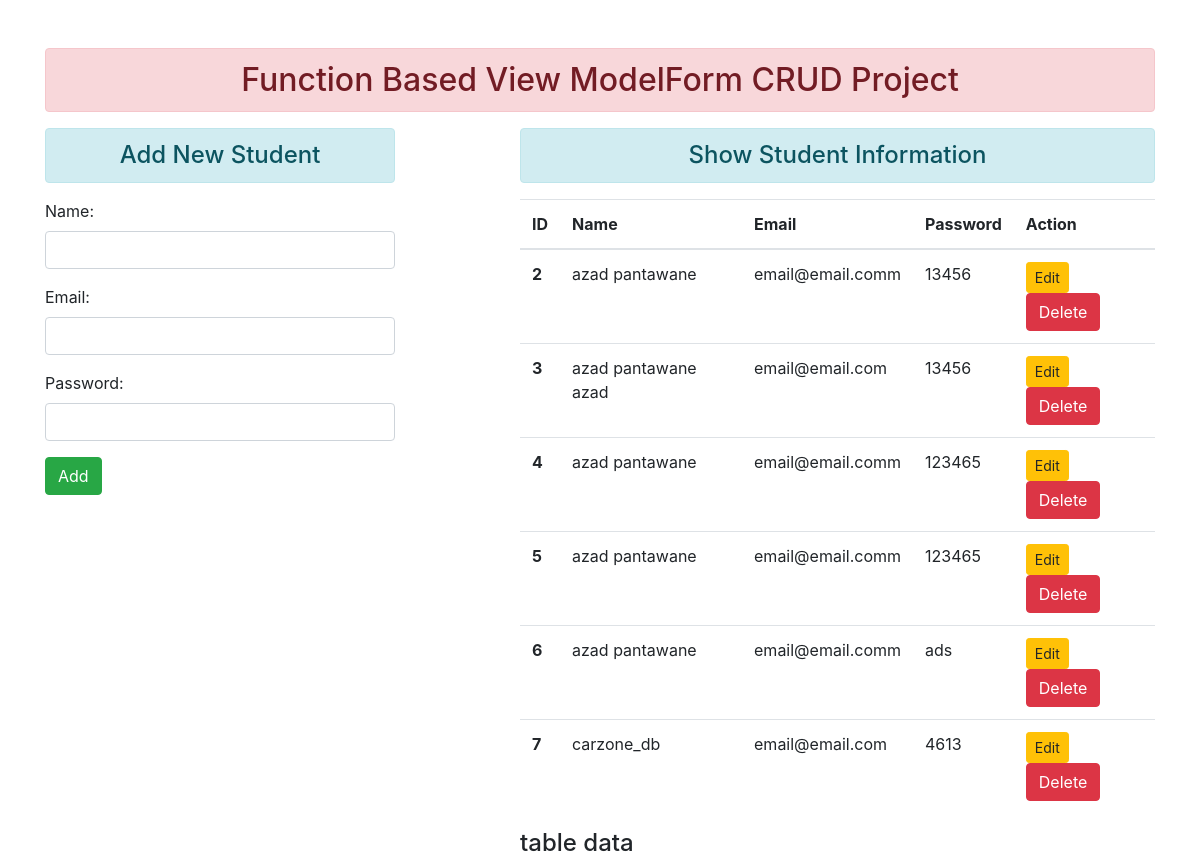
The page / on the database its author committed.
### enroll/models.py (models this page shows)
class User(models.Model):
    name = models.CharField(max_length=70)
    email = models.EmailField(max_length=100)
    password = models.CharField(max_length=100)

### enroll/views.py (the view)
# urls.py: path('', views.addshow, name='addshow'),
def addshow(request):
    if request.method == 'POST':
        form = StudentRegistration(request.POST)
        if form.is_valid():
            name = form.cleaned_data['name']
            email = form.cleaned_data['email']
            password = form.cleaned_data['password']
            registration = User(name=name, email=email, password=password)
            registration.save()
            form = StudentRegistration()
    else:
        form = StudentRegistration()
    student = User.objects.all()
    return render(request, 'enroll/addandshow.html', {'form': form, 'student': student})

### enroll/forms.py
class StudentRegistration(forms.ModelForm):
    class Meta:
        model = User
        fields = ['name', 'email', 'password']
        widgets = {
            'name': forms.TextInput(attrs={'class':'form-control'}),
            'email': forms.EmailInput(attrs={'class':'form-control'}),
            'password': forms.PasswordInput(render_value=True, attrs={'class':'form-control'})
        }

### enroll/templates/enroll/addandshow.html (shortened to what this page needs)
{% extends 'enroll/base.html' %}
{% block content %}
 <div class="row">
  <div class="col-sm-4">
    <h4 class="text-center alert alert-info">Add New Student</h4>
    <form action="" method="POST">
        {{ form.as_p }}
        <input type="submit" class="btn btn-success" value="Add">
    </form>
  </div>
  <div class="col-sm-7 offset-1">
   <h4 class="text-center alert alert-info">Show Student Information</h4>
    {% if student %}
      <table class="table table-hover">
  <thead>
    <tr>
      <th scope="col">ID</th>
          <th scope="col">Name</th>
          <th scope="col">Email</th>
          <th scope="col">Password</th>
          <th scope="col">Action</th>
        </tr>
      </thead>
      <tbody>
      {% for student in student %}
        <tr>
          <th scope="row">{{ student.id }}</th>
          <td>{{ student.name }}</td>
          <td>{{ student.email }}</td>
          <td>{{ student.password }}</td>
          <td>
              <a href="{% url 'updatedata' student.id %}" class="btn btn-warning btn-sm">Edit</a>
              <form action="{% url 'deletedata' student.id %}" method="post" class="d-inline"> {% csrf_token %}
                  <input type="submit" class="btn btn-danger" value="Delete">
              </form>
          </td>
        </tr>
    {% endfor %}
      </tbody>
    </table>
      <h4>table data</h4>
      {% else %}
    <h4 class="text-center alert alert-info">No Records</h4>
      {% endif %}
  </div>
 </div>
{% endblock content %}

### enroll/templates/enroll/base.html (shortened to what this page needs)
<!doctype html>
{% load static %}
<html lang="en">
<head>
    <link rel="stylesheet" href="{% static 'enroll/css/bootstrap.min.css' %}">
</head>
<body>
<div class="container mt-5">
    <h2 class="text-center alert alert-danger">Function Based View ModelForm CRUD Project</h2>
    {% block content %}    {% endblock content %}
</div>
</body>
</html>

### rows shown on the page
User: id "2", name "azad pantawane", email "email@email.comm", password "13456"
User: id "3", name "azad pantawane azad", email "email@email.com", password "13456"
User: id "4", name "azad pantawane", email "email@email.comm", password "123465"
User: id "5", name "azad pantawane", email "email@email.comm", password "123465"
User: id "6", name "azad pantawane", email "email@email.comm", password "ads"
User: id "7", name "carzone_db", email "email@email.com", password "4613"
